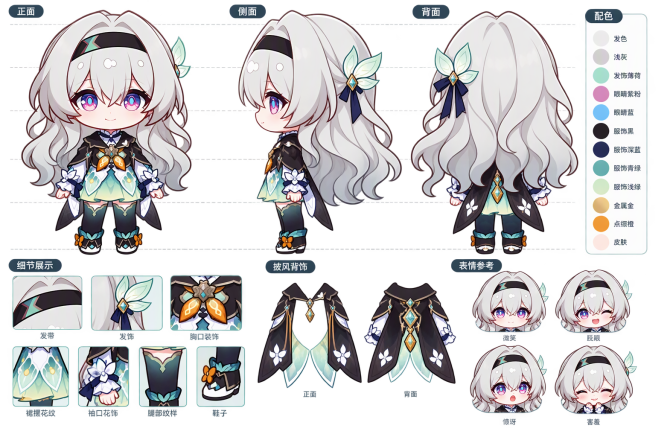
#> input picture character/reference.png, 1311 x 874 px, found by its file name (shown at 1/2 size)
$ python probe_top.py
#> lines starting #> are read from the running program, lines starting #| are printed output that depends on the picture; after the words box and inside, x2 and y2 are one past the last pixel; in counts of white or black regions, pixels touching at a corner belong together
# -*- coding: utf-8 -*-
"""probe_top.py —— 盘点参考图顶部三视图区域（y 0..400）的内容块 + 眼睛色定位正面视图。"""
import sys
import numpy as np
from PIL import Image
from scipy.ndimage import label

sys.stdout.reconfigure(encoding="utf-8")

SRC = r"D:\wd\deepseek-harness\default-workspace\dsh-pet-custom\character\reference.png"
a = np.asarray(Image.open(SRC).convert("RGBA")).astype(int)
rgb = a[:, :, :3]
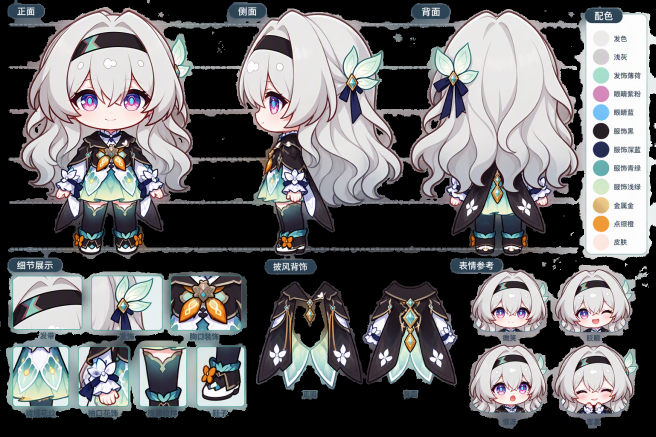
#> rgb: shape (874, 1311, 3) int64 (shown at 1/2 size); mean R, G, B 104.7, 103.8, 105.3
alpha = a[:, :, 3]
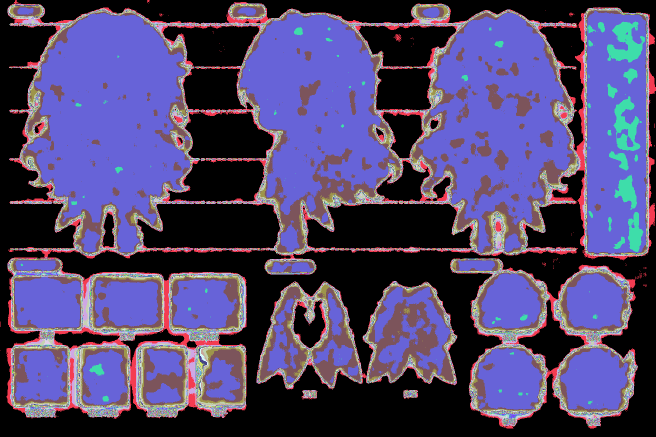
#> alpha: shape (874, 1311) int64 (shown at 1/2 size); 255 distinct labels, from 0 to 254; one colour per label, 0 black
H, W = alpha.shape
#> H = 874; W = 1311

band = alpha[:400, :] > 16
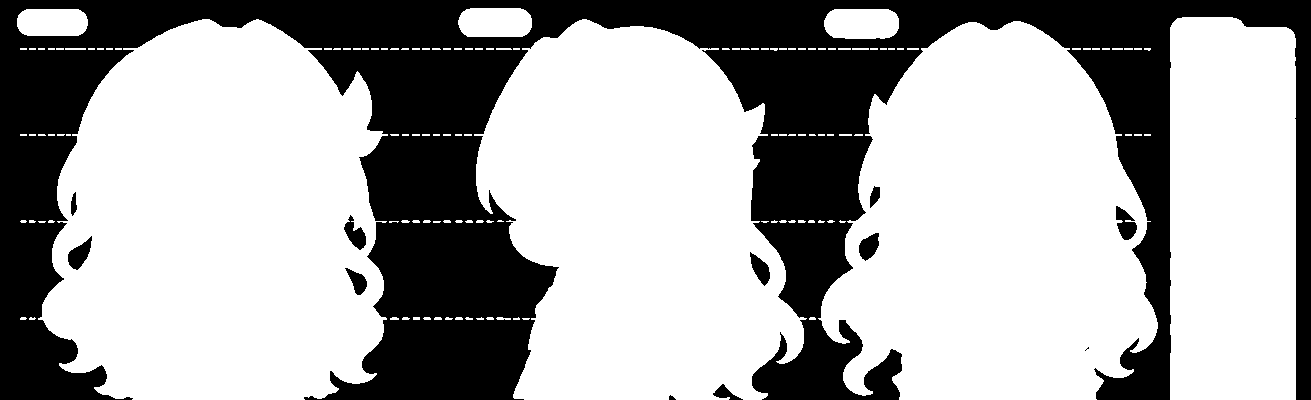
#> band: shape (400, 1311) bool; 65.8% white; 12 black regions (1 under 20 px), largest, box (x1, y1, x2, y2) and area: (0, 0, 1311, 400) 176471, (1116, 206, 1137, 240) 433, (68, 236, 92, 270) 424
lab, n = label(band)
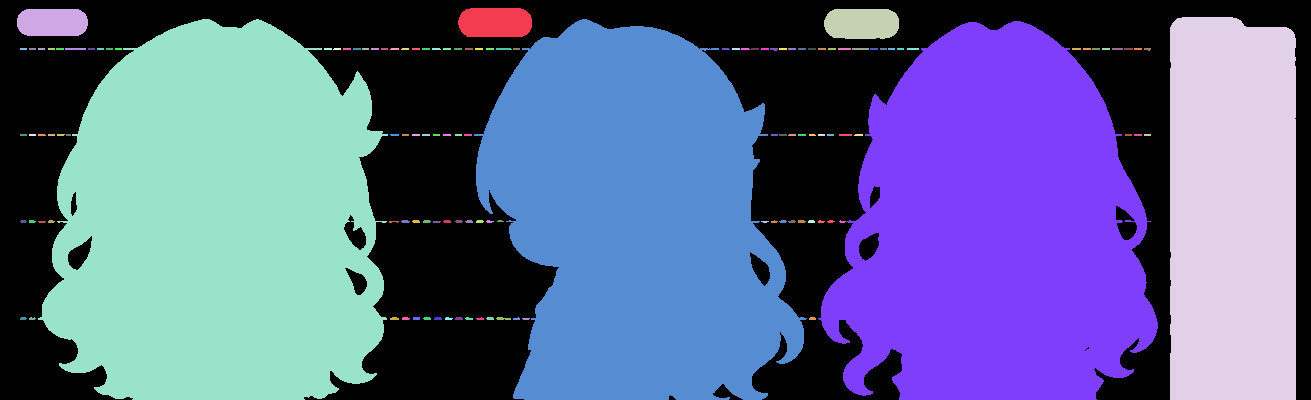
#> lab: shape (400, 1311) int32; 130 distinct labels, from 0 to 129; one colour per label, 0 black
#> n = 129
print(f"顶部带 (y0..400) 连通域 {n} 个（面积>=800 才列）")
#| 顶部带 (y0..400) 连通域 129 个（面积>=800 才列）
for l in range(1, n + 1):
    ys, xs = np.where(lab == l)
    if len(ys) < 800:
        continue
    y0, y1, x0, x1 = ys.min(), ys.max() + 1, xs.min(), xs.max() + 1
    blk_r = rgb[y0:y1, x0:x1]
    blk_a = alpha[y0:y1, x0:x1] > 128
    # 眼睛色：紫粉 D487B7 / 蓝 73BFF7
    eyemask = (((abs(blk_r[:, :, 0] - 212) < 45) & (abs(blk_r[:, :, 1] - 135) < 45) & (abs(blk_r[:, :, 2] - 183) < 45))
               | ((abs(blk_r[:, :, 0] - 115) < 45) & (abs(blk_r[:, :, 1] - 191) < 45) & (abs(blk_r[:, :, 2] - 247) < 45))) & blk_a
    eyecnt = eyemask.sum()
    # 皮肤色 FCE8E1 / 发色 EBECEA
    skincnt = ((abs(blk_r[:, :, 0] - 252) < 20) & (abs(blk_r[:, :, 1] - 232) < 20) & (abs(blk_r[:, :, 2] - 225) < 20) & blk_a).sum()
    haircnt = ((abs(blk_r[:, :, 0] - 235) < 20) & (abs(blk_r[:, :, 1] - 236) < 20) & (abs(blk_r[:, :, 2] - 234) < 20) & blk_a).sum()
    # 黑色（深蓝黑服饰 #251E24/#252B57）
    darkcnt = ((blk_r[:, :, 0] < 70) & (blk_r[:, :, 1] < 70) & (blk_a)).sum()
    print(f"块{l}: bbox x{x0}..{x1} y{y0}..{y1} ({x1-x0}x{y1-y0}px) 不透明{blk_a.mean()*100:.0f}% "
          f"眼睛色px={int(eyecnt)} 皮肤px={int(skincnt)} 发色px={int(haircnt)} 深色服饰px={int(darkcnt)}")
#> this loop made 129 passes
#> ys on passes 15, 16, 17, 19, 22, 24, 26, 36, 37, 52, 53: [48, 48, 48, 48, 48, 48, 48, 49, 49, 49, 49, 49, 49, 49], [48, 48, 48, 48, 48, 48, 48, 49, 49, 49, 49, 49, 49, 49], [48, 48, 48, 48, 48, 48, 48, 49, 49, 49, 49, 49, 49, 49], [48, 48, 48, 48, 48, 48, 48, 49, 49, 49, 49, 49, 49, 49, 49], [48, 48, 48, 48, 48, 48, 48, 49, 49, 49, 49, 49, 49, 49], [48, 48, 48, 48, 48, 48, 48, 49, 49, 49, 49, 49, 49, 49], [48, 48, 48, 48, 48, 48, 48, 49, 49, 49, 49, 49, 49, 49, 49], [48, 48, 48, 48, 48, 48, 48, 49, 49, 49, 49, 49, 49, 49], [48, 48, 48, 48, 48, 48, 48, 49, 49, 49, 49, 49, 49, 49, 49], [48, 48, 48, 48, 48, 48, 48, 49, 49, 49, 49, 49, 49, 49], [48, 48, 48, 48, 48, 48, 48, 49, 49, 49, 49, 49, 49, 49]
#> (y0, y1, x0, x1, eyecnt, skincnt, haircnt, darkcnt) on passes 1 to 6: (8, 37, 458, 532, 5, 39, 157, 987), (9, 36, 17, 88, 4, 44, 122, 928), (9, 39, 824, 899, 9, 66, 160, 1189), (17, 400, 1170, 1296, 1750, 1454, 31091, 2530), (19, 400, 38, 388, 8120, 16666, 45832, 12553), (19, 400, 474, 807, 7265, 18407, 41953, 9829)
#| 块1: bbox x458..532 y8..37 (74x29px) 不透明87% 眼睛色px=5 皮肤px=39 发色px=157 深色服饰px=987
#| 块2: bbox x17..88 y9..36 (71x27px) 不透明86% 眼睛色px=4 皮肤px=44 发色px=122 深色服饰px=928
#| 块3: bbox x824..899 y9..39 (75x30px) 不透明85% 眼睛色px=9 皮肤px=66 发色px=160 深色服饰px=1189
#| 块4: bbox x1170..1296 y17..400 (126x383px) 不透明97% 眼睛色px=1750 皮肤px=1454 发色px=31091 深色服饰px=2530
#| 块5: bbox x38..388 y19..400 (350x381px) 不透明78% 眼睛色px=8120 皮肤px=16666 发色px=45832 深色服饰px=12553
#| 块6: bbox x474..807 y19..400 (333x381px) 不透明71% 眼睛色px=7265 皮肤px=18407 发色px=41953 深色服饰px=9829
#| 块7: bbox x818..1158 y21..400 (340x379px) 不透明73% 眼睛色px=4851 皮肤px=20585 发色px=48239 深色服饰px=8848
#> pass 1, `eyemask = (((abs(blk_r[:, :, 0] - 212) < 45) & (abs(blk_r[:, :, 1] - 1..`:
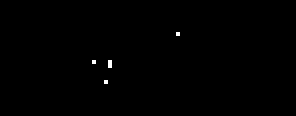
#> eyemask: shape (29, 74) bool (shown 4 times larger); 0.23% white in thin lines or dots, all inside (x1, y1, x2, y2) = (23, 8, 45, 21)
#> pass 2, `blk_r = rgb[y0:y1, x0:x1]`:
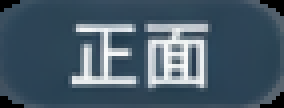
#> blk_r: shape (27, 71, 3) int64 (shown 4 times larger); mean R, G, B 71.7, 91, 105.5
#> after the loop:
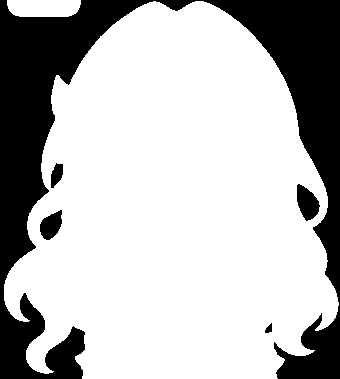
#> blk_a: shape (379, 340) bool; 72.5% white; 5 black regions, box (x1, y1, x2, y2) and area: (0, 0, 340, 379) 34145, (297, 184, 320, 221) 553, (40, 210, 62, 240) 440, (51, 163, 63, 188) 204, (265, 323, 272, 333) 45
